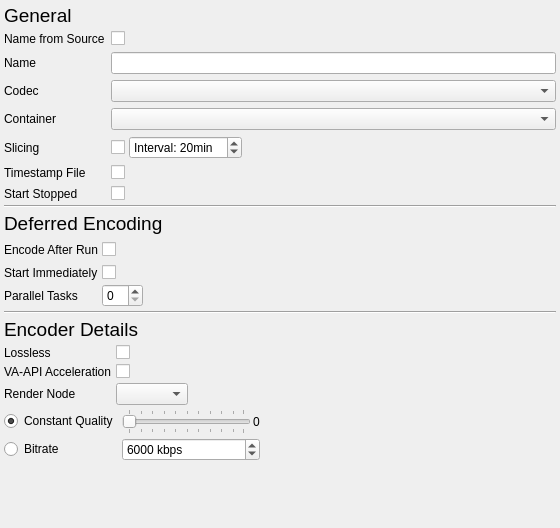
<?xml version="1.0" encoding="UTF-8"?>
<ui version="4.0">
 <class>RecorderSettingsDialog</class>
 <widget class="QDialog" name="RecorderSettingsDialog">
  <property name="geometry">
   <rect>
    <x>0</x>
    <y>0</y>
    <width>560</width>
    <height>528</height>
   </rect>
  </property>
  <property name="windowTitle">
   <string>Dialog</string>
  </property>
  <layout class="QVBoxLayout" name="verticalLayout">
   <property name="spacing">
    <number>4</number>
   </property>
   <property name="leftMargin">
    <number>4</number>
   </property>
   <property name="topMargin">
    <number>4</number>
   </property>
   <property name="rightMargin">
    <number>4</number>
   </property>
   <property name="bottomMargin">
    <number>4</number>
   </property>
   <item>
    <widget class="QWidget" name="widget_2" native="true">
     <layout class="QVBoxLayout" name="verticalLayout_2">
      <property name="spacing">
       <number>4</number>
      </property>
      <property name="leftMargin">
       <number>0</number>
      </property>
      <property name="topMargin">
       <number>0</number>
      </property>
      <property name="rightMargin">
       <number>0</number>
      </property>
      <property name="bottomMargin">
       <number>0</number>
      </property>
      <item>
       <widget class="QLabel" name="label">
        <property name="sizePolicy">
         <sizepolicy hsizetype="Preferred" vsizetype="Maximum">
          <horstretch>0</horstretch>
          <verstretch>0</verstretch>
         </sizepolicy>
        </property>
        <property name="font">
         <font>
          <pointsize>14</pointsize>
         </font>
        </property>
        <property name="text">
         <string>General</string>
        </property>
       </widget>
      </item>
      <item>
       <layout class="QFormLayout" name="formLayout_2">
        <property name="horizontalSpacing">
         <number>6</number>
        </property>
        <property name="verticalSpacing">
         <number>6</number>
        </property>
        <property name="rightMargin">
         <number>0</number>
        </property>
        <property name="bottomMargin">
         <number>0</number>
        </property>
        <item row="0" column="0">
         <widget class="QLabel" name="nameFromSourceLabel">
          <property name="text">
           <string>Name from Source</string>
          </property>
         </widget>
        </item>
        <item row="0" column="1">
         <widget class="QCheckBox" name="nameFromSrcCheckBox"/>
        </item>
        <item row="1" column="0">
         <widget class="QLabel" name="nameLabel">
          <property name="text">
           <string>Name</string>
          </property>
          <property name="buddy">
           <cstring>nameLineEdit</cstring>
          </property>
         </widget>
        </item>
        <item row="1" column="1">
         <widget class="QLineEdit" name="nameLineEdit"/>
        </item>
        <item row="2" column="0">
         <widget class="QLabel" name="codecLabel">
          <property name="text">
           <string>Codec</string>
          </property>
          <property name="buddy">
           <cstring>codecComboBox</cstring>
          </property>
         </widget>
        </item>
        <item row="2" column="1">
         <widget class="QComboBox" name="codecComboBox">
          <property name="toolTip">
           <string>Video codec (FFV1 is recommended for size and speed)</string>
          </property>
         </widget>
        </item>
        <item row="3" column="0">
         <widget class="QLabel" name="containerLabel">
          <property name="text">
           <string>Container</string>
          </property>
          <property name="buddy">
           <cstring>containerComboBox</cstring>
          </property>
         </widget>
        </item>
        <item row="3" column="1">
         <widget class="QComboBox" name="containerComboBox">
          <property name="toolTip">
           <string>Video container format, MKV is recommended</string>
          </property>
         </widget>
        </item>
        <item row="4" column="0">
         <widget class="QLabel" name="slicingLabel">
          <property name="text">
           <string>Slicing</string>
          </property>
          <property name="buddy">
           <cstring>slicingCheckBox</cstring>
          </property>
         </widget>
        </item>
        <item row="4" column="1">
         <widget class="QWidget" name="widget" native="true">
          <layout class="QHBoxLayout" name="horizontalLayout">
           <property name="spacing">
            <number>4</number>
           </property>
           <property name="leftMargin">
            <number>0</number>
           </property>
           <property name="topMargin">
            <number>0</number>
           </property>
           <property name="rightMargin">
            <number>0</number>
           </property>
           <property name="bottomMargin">
            <number>0</number>
           </property>
           <item>
            <widget class="QCheckBox" name="slicingCheckBox">
             <property name="statusTip">
              <string>Enable video file slicing</string>
             </property>
             <property name="checked">
              <bool>false</bool>
             </property>
            </widget>
           </item>
           <item>
            <widget class="QSpinBox" name="sliceIntervalSpinBox">
             <property name="toolTip">
              <string>The interval in which a new video file should be started. Set to 0 to never create new files.</string>
             </property>
             <property name="statusTip">
              <string>Amount of time each video file slice should be recorded to</string>
             </property>
             <property name="suffix">
              <string>min</string>
             </property>
             <property name="prefix">
              <string>Interval: </string>
             </property>
             <property name="maximum">
              <number>180</number>
             </property>
             <property name="value">
              <number>20</number>
             </property>
            </widget>
           </item>
           <item>
            <widget class="QPushButton" name="sliceWarnButton">
             <property name="text">
              <string/>
             </property>
             <property name="icon">
              <iconset theme="emblem-warning">
               <normaloff>.</normaloff>.</iconset>
             </property>
             <property name="iconSize">
              <size>
               <width>16</width>
               <height>16</height>
              </size>
             </property>
             <property name="flat">
              <bool>true</bool>
             </property>
            </widget>
           </item>
           <item>
            <spacer name="horizontalSpacer">
             <property name="orientation">
              <enum>Qt::Horizontal</enum>
             </property>
             <property name="sizeHint" stdset="0">
              <size>
               <width>40</width>
               <height>20</height>
              </size>
             </property>
            </spacer>
           </item>
          </layout>
         </widget>
        </item>
        <item row="5" column="0">
         <widget class="QLabel" name="timestampFileLabel">
          <property name="text">
           <string>Timestamp File</string>
          </property>
          <property name="buddy">
           <cstring>timestampFileCheckBox</cstring>
          </property>
         </widget>
        </item>
        <item row="5" column="1">
         <widget class="QCheckBox" name="timestampFileCheckBox">
          <property name="checked">
           <bool>false</bool>
          </property>
         </widget>
        </item>
        <item row="6" column="0">
         <widget class="QLabel" name="startStoppedLabel">
          <property name="text">
           <string>Start Stopped</string>
          </property>
          <property name="buddy">
           <cstring>startStoppedCheckBox</cstring>
          </property>
         </widget>
        </item>
        <item row="6" column="1">
         <widget class="QCheckBox" name="startStoppedCheckBox">
          <property name="toolTip">
           <string>Start in stopped, non-recording state and wait for a control signal</string>
          </property>
         </widget>
        </item>
       </layout>
      </item>
     </layout>
    </widget>
   </item>
   <item>
    <widget class="QWidget" name="deferredEncodeWidget" native="true">
     <layout class="QVBoxLayout" name="verticalLayout_4">
      <property name="spacing">
       <number>4</number>
      </property>
      <property name="leftMargin">
       <number>0</number>
      </property>
      <property name="topMargin">
       <number>0</number>
      </property>
      <property name="rightMargin">
       <number>0</number>
      </property>
      <property name="bottomMargin">
       <number>0</number>
      </property>
      <item>
       <widget class="Line" name="line_2">
        <property name="orientation">
         <enum>Qt::Horizontal</enum>
        </property>
       </widget>
      </item>
      <item>
       <widget class="QLabel" name="label_3">
        <property name="sizePolicy">
         <sizepolicy hsizetype="Preferred" vsizetype="Maximum">
          <horstretch>0</horstretch>
          <verstretch>0</verstretch>
         </sizepolicy>
        </property>
        <property name="font">
         <font>
          <pointsize>14</pointsize>
         </font>
        </property>
        <property name="text">
         <string>Deferred Encoding</string>
        </property>
       </widget>
      </item>
      <item>
       <layout class="QFormLayout" name="formLayout_3">
        <item row="0" column="0">
         <widget class="QLabel" name="encodeAfterRunLabel">
          <property name="text">
           <string>Encode After Run</string>
          </property>
          <property name="buddy">
           <cstring>encodeAfterRunCheckBox</cstring>
          </property>
         </widget>
        </item>
        <item row="0" column="1">
         <widget class="QWidget" name="widget_6" native="true">
          <layout class="QHBoxLayout" name="horizontalLayout_4">
           <property name="spacing">
            <number>2</number>
           </property>
           <property name="leftMargin">
            <number>0</number>
           </property>
           <property name="topMargin">
            <number>0</number>
           </property>
           <property name="rightMargin">
            <number>0</number>
           </property>
           <property name="bottomMargin">
            <number>0</number>
           </property>
           <item>
            <widget class="QCheckBox" name="encodeAfterRunCheckBox">
             <property name="toolTip">
              <string>Defer encoding to after the recording has been completed.</string>
             </property>
            </widget>
           </item>
           <item>
            <widget class="QPushButton" name="deferredEncodeWarnButton">
             <property name="text">
              <string/>
             </property>
             <property name="icon">
              <iconset theme="emblem-warning">
               <normaloff>.</normaloff>.</iconset>
             </property>
             <property name="iconSize">
              <size>
               <width>16</width>
               <height>16</height>
              </size>
             </property>
             <property name="flat">
              <bool>true</bool>
             </property>
            </widget>
           </item>
           <item>
            <spacer name="horizontalSpacer_3">
             <property name="orientation">
              <enum>Qt::Horizontal</enum>
             </property>
             <property name="sizeHint" stdset="0">
              <size>
               <width>385</width>
               <height>20</height>
              </size>
             </property>
            </spacer>
           </item>
          </layout>
         </widget>
        </item>
        <item row="1" column="0">
         <widget class="QLabel" name="startEncodingImmediatelyLabel">
          <property name="text">
           <string>Start Immediately</string>
          </property>
          <property name="buddy">
           <cstring>deferredInstantEncodeCheckBox</cstring>
          </property>
         </widget>
        </item>
        <item row="1" column="1">
         <widget class="QCheckBox" name="deferredInstantEncodeCheckBox">
          <property name="toolTip">
           <string>Start encoding process imediately and automatically after the recording has finished.</string>
          </property>
         </widget>
        </item>
        <item row="2" column="0">
         <widget class="QLabel" name="parallelTasksLabel">
          <property name="text">
           <string>Parallel Tasks</string>
          </property>
          <property name="buddy">
           <cstring>deferredParallelCountSpinBox</cstring>
          </property>
         </widget>
        </item>
        <item row="2" column="1">
         <widget class="QWidget" name="widget_7" native="true">
          <layout class="QHBoxLayout" name="horizontalLayout_5">
           <property name="spacing">
            <number>2</number>
           </property>
           <property name="leftMargin">
            <number>0</number>
           </property>
           <property name="topMargin">
            <number>0</number>
           </property>
           <property name="rightMargin">
            <number>0</number>
           </property>
           <property name="bottomMargin">
            <number>0</number>
           </property>
           <item>
            <widget class="QSpinBox" name="deferredParallelCountSpinBox">
             <property name="toolTip">
              <string>Amount of video encoding tasks to be run in parallel.</string>
             </property>
            </widget>
           </item>
           <item>
            <spacer name="horizontalSpacer_4">
             <property name="orientation">
              <enum>Qt::Horizontal</enum>
             </property>
             <property name="sizeHint" stdset="0">
              <size>
               <width>383</width>
               <height>20</height>
              </size>
             </property>
            </spacer>
           </item>
          </layout>
         </widget>
        </item>
       </layout>
      </item>
     </layout>
    </widget>
   </item>
   <item>
    <widget class="QWidget" name="widget_4" native="true">
     <layout class="QVBoxLayout" name="verticalLayout_3">
      <property name="spacing">
       <number>4</number>
      </property>
      <property name="leftMargin">
       <number>0</number>
      </property>
      <property name="topMargin">
       <number>0</number>
      </property>
      <property name="rightMargin">
       <number>0</number>
      </property>
      <property name="bottomMargin">
       <number>0</number>
      </property>
      <item>
       <widget class="Line" name="line">
        <property name="orientation">
         <enum>Qt::Horizontal</enum>
        </property>
       </widget>
      </item>
      <item>
       <widget class="QLabel" name="label_2">
        <property name="sizePolicy">
         <sizepolicy hsizetype="Preferred" vsizetype="Maximum">
          <horstretch>0</horstretch>
          <verstretch>0</verstretch>
         </sizepolicy>
        </property>
        <property name="font">
         <font>
          <pointsize>14</pointsize>
         </font>
        </property>
        <property name="text">
         <string>Encoder Details</string>
        </property>
       </widget>
      </item>
      <item>
       <layout class="QFormLayout" name="formLayout">
        <property name="fieldGrowthPolicy">
         <enum>QFormLayout::ExpandingFieldsGrow</enum>
        </property>
        <item row="1" column="0">
         <widget class="QLabel" name="vaapiLabel">
          <property name="text">
           <string>VA-API Acceleration</string>
          </property>
          <property name="buddy">
           <cstring>vaapiCheckBox</cstring>
          </property>
         </widget>
        </item>
        <item row="1" column="1">
         <widget class="QCheckBox" name="vaapiCheckBox">
          <property name="font">
           <font>
            <italic>true</italic>
           </font>
          </property>
          <property name="statusTip">
           <string>Enable hardware acceleration via VAAPI for some codecs</string>
          </property>
          <property name="text">
           <string/>
          </property>
         </widget>
        </item>
        <item row="0" column="1">
         <widget class="QCheckBox" name="losslessCheckBox">
          <property name="toolTip">
           <string>Switch video codec to lossless compression mode, if it supports that</string>
          </property>
         </widget>
        </item>
        <item row="0" column="0">
         <widget class="QLabel" name="losslessLabel">
          <property name="text">
           <string>Lossless</string>
          </property>
          <property name="buddy">
           <cstring>losslessCheckBox</cstring>
          </property>
         </widget>
        </item>
        <item row="2" column="0">
         <widget class="QLabel" name="renderNodeLabel">
          <property name="text">
           <string>Render Node</string>
          </property>
         </widget>
        </item>
        <item row="2" column="1">
         <widget class="QComboBox" name="renderNodeComboBox"/>
        </item>
       </layout>
      </item>
     </layout>
    </widget>
   </item>
   <item>
    <widget class="QWidget" name="brqWidget" native="true">
     <layout class="QHBoxLayout" name="horizontalLayout_2">
      <property name="spacing">
       <number>4</number>
      </property>
      <property name="leftMargin">
       <number>0</number>
      </property>
      <property name="topMargin">
       <number>0</number>
      </property>
      <property name="rightMargin">
       <number>0</number>
      </property>
      <property name="bottomMargin">
       <number>0</number>
      </property>
      <item>
       <widget class="QWidget" name="widget_3" native="true">
        <layout class="QGridLayout" name="gridLayout">
         <property name="leftMargin">
          <number>0</number>
         </property>
         <property name="topMargin">
          <number>0</number>
         </property>
         <property name="rightMargin">
          <number>0</number>
         </property>
         <property name="bottomMargin">
          <number>0</number>
         </property>
         <property name="spacing">
          <number>4</number>
         </property>
         <item row="3" column="0">
          <widget class="QRadioButton" name="radioButtonBitrate">
           <property name="text">
            <string>Bitrate</string>
           </property>
          </widget>
         </item>
         <item row="3" column="1">
          <widget class="QSpinBox" name="bitrateSpinBox">
           <property name="suffix">
            <string> kbps</string>
           </property>
           <property name="maximum">
            <number>1000000</number>
           </property>
           <property name="value">
            <number>6000</number>
           </property>
          </widget>
         </item>
         <item row="2" column="0">
          <widget class="QRadioButton" name="radioButtonQuality">
           <property name="text">
            <string>Constant Quality</string>
           </property>
           <property name="checked">
            <bool>true</bool>
           </property>
          </widget>
         </item>
         <item row="2" column="1">
          <widget class="QWidget" name="qualityValWidget" native="true">
           <layout class="QHBoxLayout" name="horizontalLayout_3">
            <property name="spacing">
             <number>2</number>
            </property>
            <property name="leftMargin">
             <number>0</number>
            </property>
            <property name="topMargin">
             <number>0</number>
            </property>
            <property name="rightMargin">
             <number>0</number>
            </property>
            <property name="bottomMargin">
             <number>0</number>
            </property>
            <item>
             <widget class="QSlider" name="qualitySlider">
              <property name="orientation">
               <enum>Qt::Horizontal</enum>
              </property>
              <property name="tickPosition">
               <enum>QSlider::TicksBothSides</enum>
              </property>
             </widget>
            </item>
            <item>
             <widget class="QLabel" name="qualityValLabel">
              <property name="text">
               <string>0</string>
              </property>
             </widget>
            </item>
           </layout>
          </widget>
         </item>
        </layout>
       </widget>
      </item>
      <item>
       <spacer name="horizontalSpacer_2">
        <property name="orientation">
         <enum>Qt::Horizontal</enum>
        </property>
        <property name="sizeHint" stdset="0">
         <size>
          <width>296</width>
          <height>20</height>
         </size>
        </property>
       </spacer>
      </item>
     </layout>
    </widget>
   </item>
   <item>
    <spacer name="verticalSpacer">
     <property name="orientation">
      <enum>Qt::Vertical</enum>
     </property>
     <property name="sizeHint" stdset="0">
      <size>
       <width>20</width>
       <height>40</height>
      </size>
     </property>
    </spacer>
   </item>
  </layout>
 </widget>
 <tabstops>
  <tabstop>nameFromSrcCheckBox</tabstop>
  <tabstop>nameLineEdit</tabstop>
  <tabstop>codecComboBox</tabstop>
  <tabstop>containerComboBox</tabstop>
  <tabstop>slicingCheckBox</tabstop>
  <tabstop>sliceIntervalSpinBox</tabstop>
  <tabstop>timestampFileCheckBox</tabstop>
  <tabstop>startStoppedCheckBox</tabstop>
  <tabstop>encodeAfterRunCheckBox</tabstop>
  <tabstop>deferredInstantEncodeCheckBox</tabstop>
  <tabstop>deferredParallelCountSpinBox</tabstop>
  <tabstop>losslessCheckBox</tabstop>
  <tabstop>vaapiCheckBox</tabstop>
  <tabstop>qualitySlider</tabstop>
  <tabstop>bitrateSpinBox</tabstop>
  <tabstop>radioButtonQuality</tabstop>
  <tabstop>radioButtonBitrate</tabstop>
  <tabstop>deferredEncodeWarnButton</tabstop>
  <tabstop>sliceWarnButton</tabstop>
 </tabstops>
 <resources/>
 <connections>
  <connection>
   <sender>radioButtonBitrate</sender>
   <signal>toggled(bool)</signal>
   <receiver>bitrateSpinBox</receiver>
   <slot>setEnabled(bool)</slot>
   <hints>
    <hint type="sourcelabel">
     <x>150</x>
     <y>363</y>
    </hint>
    <hint type="destinationlabel">
     <x>360</x>
     <y>360</y>
    </hint>
   </hints>
  </connection>
 </connections>
</ui>
